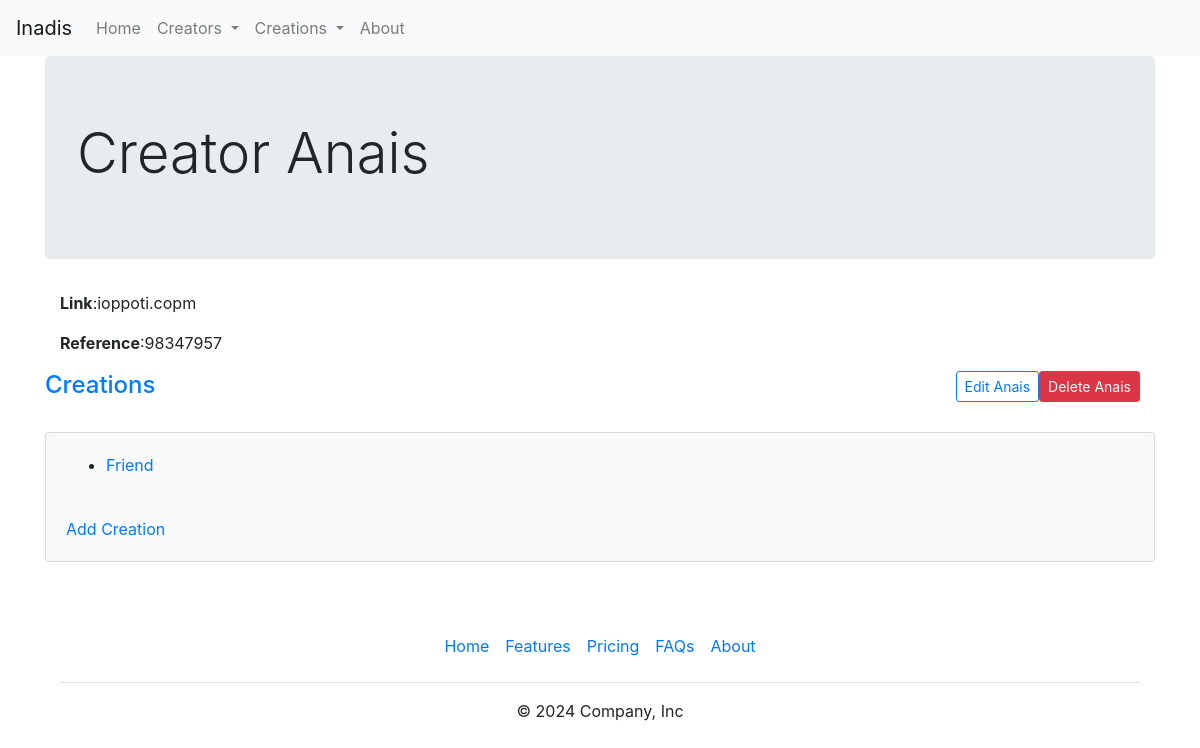
Page /app/v1/creators/935471b4-b9a2-4894-ade6-e7a9429899e8 on the committed database.
### models/creator.py (models this page shows, shortened)
class Creator(BaseModel):
    __tablename__ = 'creators'
    reference = db.Column('reference', db.Integer, nullable=False)
    name = db.Column('name', db.String(128), nullable=False)
    link = db.Column('link', db.String(255), nullable=False)
    creations = db.relationship("Creation", backref="creator", cascade="all, delete-orphan")

### models/creation.py (models this page shows, shortened)
class Creation(BaseModel):
    __tablename__ = 'creations'
    creator_id = db.Column('creatorid', db.String(60), db.ForeignKey('creators.id'), nullable=False)
    regexfilter = db.Column('regexfilter', db.String(255))
    name = db.Column('name', db.String(255), nullable=True)
    posts = db.relationship("Post", backref="creation", cascade="all, delete-orphan")

### app/v1/views/creators.py (the view)
@app_views.route('/creators/<creator_id>', methods=['POST', 'GET', 'DELETE'])
def rud_creator(creator_id):
    creator_obj = Creator.query.get(creator_id)
    form = BaseCreatorForm()
    if creator_obj is None:
        abort(404, "Creator not Found")
    if '_method' in request.form.keys() and request.form['_method'] == 'DELETE':
        creator_obj.delete()
        return redirect(url_for('app_views.all_creators'))
    if request.method == 'POST':
        if form.validate_on_submit():
            creator_obj.name = form.creator_name.data
            creator_obj.reference = form.creator_reference.data
            creator_obj.link = form.creator_link.data
            creator_obj.save()
    form.creator_name.data = creator_obj.name
    form.creator_reference.data = creator_obj.reference
    form.creator_link.data = creator_obj.link
    form.submit.label.text = "Save Changes"
    return render_template('user/creator_view.html', creator=creator_obj, creations=creator_obj.creations, form=form)

### app/v1/forms/creatorforms.py (shortened to what this page needs)
class BaseCreatorForm(FlaskForm):
    creator_name = StringField("Name of Creator", validators=[DataRequired("A creator cannot be nameless"), Length(max=128)])
    creator_reference = IntegerField("Reference Number of the Creator", validators=[DataRequired("A creator cannot be without a reference")])
    creator_link = StringField("Link to Creator", validators=[DataRequired("A creator cannot be without a link"), Length(max=255)])
    submit = SubmitField(label="Create New Creator")

### app/v1/app.py (called while the page is built)
@app.teardown_appcontext
def teardown_db(exception):
    db.session.remove()

### app/v1/templates/user/creator_view.html (shortened to what this page needs)
{% extends "base.html" %}
{% block wrapper%}<div align="centre"><h1 class="display-4">Creator {{creator.name}} </h1></div>{% endblock %}
{% block content %}
<div id="creator_details_view" class='container creator'>
    <div class="creator_details align-right">
            <p>
                <strong>Link</strong>:{{creator.link}}
            </p>
            <p>
                <strong>Reference</strong>:{{creator.reference}}
            </p>
    </div>
    <div class="creator_details_delete float-right">
        <form class="" action="{{ url_for('app_views.rud_creator', creator_id=creator.id)}}" method="POST">
        					<input class="btn btn-primary btn-sm btn-danger" id="submit" label="delete" name="" type="submit" value="Delete {{ creator.name.split(' ')[0].capitalize() }}">
        </form>
    </div>
    <div class="creator_details_edit_button float-right">
        <button id="edit_creator_btn" type="button" class="btn btn-primary btn-sm  btn-link"> Edit {{ creator.name.split(' ')[0].capitalize() }} </button>
    </div>
</div>
<div id="creations_in_creator">
	<h4 class="h4"> <a href=""> Creations </a> </h4> </br>
	<div class="well card card-body bg-light">
	{% if creations %}
	<ul>
		{% for creation in creations %}
		<li>
			<a href="{{ url_for('app_views.rud_creation', creator_id=creation.creator_id, creation_id=creation.id)}}"> {{creation.name}} </a>
		</li>
		{% endfor %}
	</ul>
	{% endif %}
	<a href="{{ url_for('app_views.create_creation', creator_id=creator.id)}}"> Add Creation </a>
	</div>
</div>
{% endblock %}

### rows in the picture
Creator: name "Anais", link "ioppoti.copm", reference "98347957", name.split "Delete Anais", name.split "Anais"
Creation: name "Friend"
